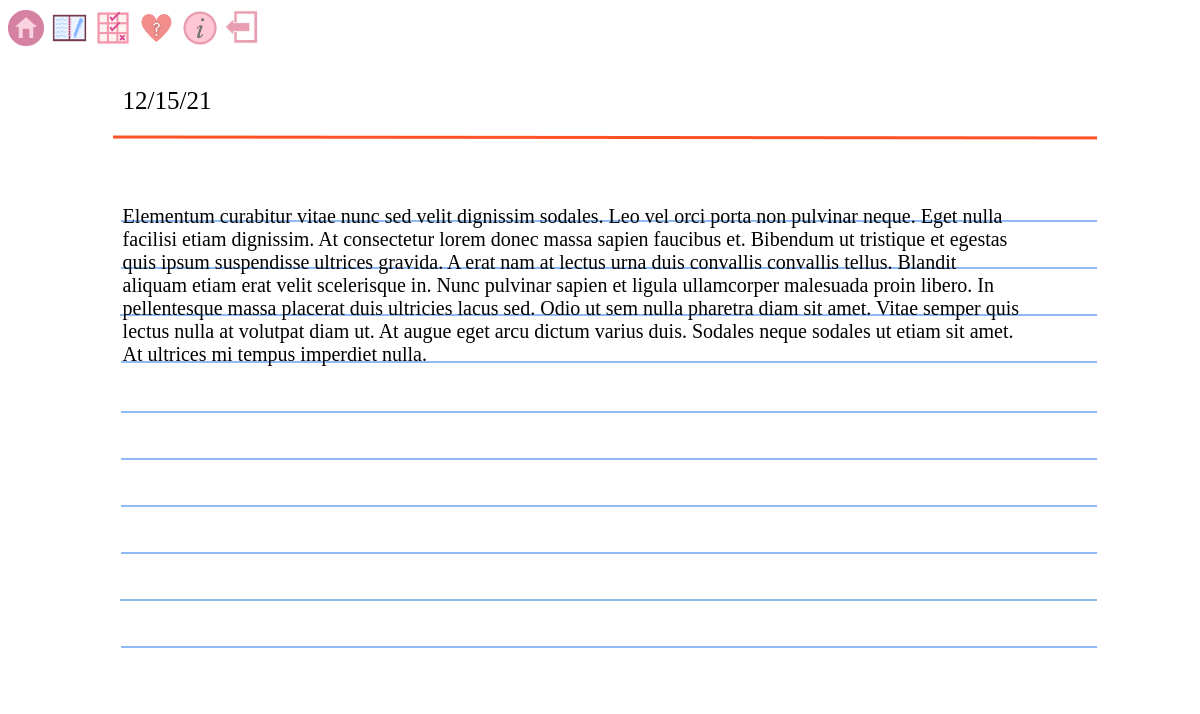
The page /journal/6 (signed in) on the database its author committed.
### app/models.py (models this page shows, shortened)
class Journal(db.Model):
    id = db.Column(db.Integer, primary_key=True)
    date_posted = db.Column(db.Date, nullable=False, default= date.today())
    content = db.Column(db.Text, nullable=False)
    user_id = db.Column(db.Integer, db.ForeignKey('user.id'), nullable=False)

### app/routes.py (the view)
@app.route("/journal/<int:journal_id>") # view a single journal with the given id
@login_required
def viewjournal(journal_id):
    todays_date= date.today()
    journal = Journal.query.get_or_404(journal_id)
    return render_template('single_journal.html',  journal=journal, todays_date=todays_date, title="Single Journal" )

### app/models.py (called while the page is built)
@login_manager.user_loader
def load_user(user_id):
    return User.query.get(int(user_id))

### app/templates/single_journal.html (shortened to what this page needs)
<!doctype html>
<html lang="en">
    <head>
        <link rel="stylesheet" href="..\static\single_journal.css">
        <div>
            <a class="nav-link" href="/mainpage"><img src="\static\images\home.png " width="3%"></a>
            <a class="nav-link" href="/journal"><img src="\static\images\journal_icon.png " width="3%"></a>
            <a class="nav-link" href="/habittracker"><img src="\static\images\habittracker_icon.png " width="3%"></a>
            <a class="nav-link" href="/moodtracker"><img src="\static\images\moodtracker_icon.png " width="3%"></a>
            <a class="nav-link" href="/info"><img src="\static\images\information_icon.png " width="3%"></a>
            <a class="nav-link" href="/"><img src="\static\images\logout_icon.png " width="3%"></a>
        </div>
    </head>
    <body>
        <div class="container">
            {% if journal.date_posted == todays_date %}
                <form action="{{ '/journal/' + journal.id|string + '/update' }}" method="POST" style="width: 100%; height: 70%;">
                    <label for="journal" style="padding-left: 2%; font-size: 25px;">{{ journal.date_posted.strftime("%D") }}</label><br>
                    <textarea id="journal" name="journal" cols="55" rows="7" style="padding-left: 2%; font-size: 20px;">{{ journal.content }}</textarea><br>
                    <input class="submit" type="image" src="\static\images\pen_icon.png" width="10%" style="margin-left: 60%;" alt="Submit">
                    <input type="hidden" name="flag" value="fromjournal">
                </form>
            {% else %}
                <h4 style="padding-left: 2%; font-size: 25px;">{{ journal.date_posted.strftime("%D") }}</h4><br>
                <p style="padding-left: 2%; font-size: 20px; width: 900px;">{{ journal.content }}</p><br>
            {% endif %}
        </div>
    </body>
</html>

### app/static/single_journal.css (style rules this page uses)
body { font-family: serif; font-size:xx-large; }
.container { margin: 8%; margin-top: 2%; background: url("images/journal_page_cropped1.png") no-repeat; height: 600px; }
h4 { font-weight: normal; }

### rows shown on the page
Journal: date_posted "12/15/21", content "Elementum curabitur vitae nunc sed velit dignissim sodales. Leo vel orci porta non pulvinar neque. Eget nulla facilisi etiam dignissim. At consectetur lorem donec massa sapien faucibus et. Bibendum ut tristique et egestas quis ipsum suspendisse ultrices gravida. A erat nam at lectus urna duis convallis convallis tellus. Blandit aliquam etiam erat velit scelerisque in. Nunc pulvinar sapien et ligula ullamcorper malesuada proin libero. In pellentesque massa placerat duis ultricies lacus sed. Odio ut sem nulla pharetra diam sit amet. Vitae semper quis lectus nulla at volutpat diam ut. At augue eget arcu dictum varius duis. Sodales neque sodales ut etiam sit amet. At ultrices mi tempus…"
